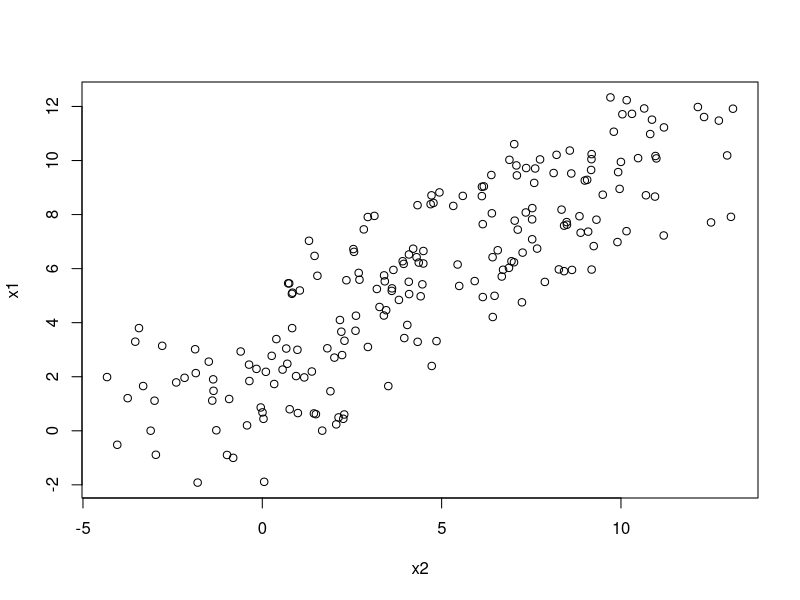

This figure's R source: (Note: this script raises an error after producing the figure.)
data("airquality")

###Exercise 1
y= seq(from=0, to=20, by=0.1)
x1= (y-5)/2 + runif(length(y), min= 0.2, max= 6)
x2= (y-7)/1.5 + runif(length(y), min= 0.3, max= 5)
df= as.data.frame(cbind(y, x1, x2))
summary(lm(y~x1, data= df))
summary(lm(y~x2, data= df))
summary(lm(y~x1+x2, data= df))
plot(x1~x2)
cor(x1,x2)
#note: as the random noise increases, the correlation decreases. 

###Exercise 2
mod1<- lm(Temp~Wind, data=airquality)
summary(mod1)
mod2<- lm(Temp~Wind+ Solar.R, data= airquality)
summary(mod2)
mod3<- lm(Temp~Wind+ Solar.R+ Ozone, data= airquality)
summary(mod3)
anova(mod1,mod2,mod3)
#I kept getting the error "models were not fitted into the same size dataset. Could you help me out with this?
#However, since the multiple R squared is increasing from mod2 to mod3, I would expect the model with Ozone to explain more of the variance

###Exercise 3
AIC(mod1,mod2,mod3)
#I got the AIC alogn with the same error as above so I'm not sure if the answer is correct. 
#Since mod3 has the least AIC, it has the best performance. 
